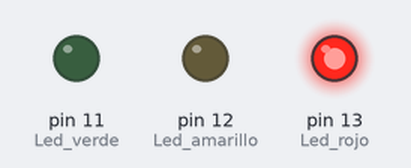
Recording of a sketch running on a simulated Arduino Uno, built with avr-gcc and run on an emulated ATmega328P. On the bench: output pins drawn as LEDs (lit = HIGH).

Above: at 0.2 s.
At 0.7 s:
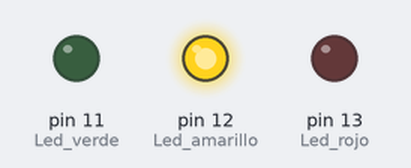
At 2.7 s:
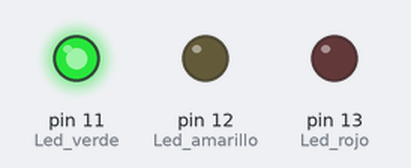
Timing chart, 0 to 3.5 s (numbered marks = the images above):
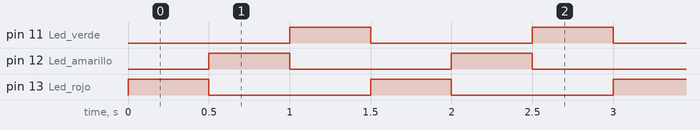

Measured:
- by itself, pin 11 (Led_verde), pin 12 (Led_amarillo), pin 13 (Led_rojo): alternates HIGH for 0.50 s and LOW for 1.0 s
- by itself, everything shown: repeats every 1.5 s, in 3 steps

The sketch:

E1.ino
```cpp
// C++ code
//
void setup()
{
  pinMode(13, OUTPUT); //Led rojo
  pinMode(12, OUTPUT);  //Led amarillo
  pinMode(11, OUTPUT); //Led verde


}

void loop()
{
  digitalWrite(13, HIGH);
  digitalWrite(12, LOW);
  digitalWrite(11, LOW);


  delay(500); // Wait for 500 millisecond(s)

  digitalWrite(13, LOW);
  digitalWrite(12, HIGH);
  digitalWrite(11, LOW);

  delay(500); // Wait for 500 millisecond(s)

  digitalWrite(13, LOW);
  digitalWrite(12, LOW);
  digitalWrite(11, HIGH);

  delay(500); // Wait for 500 millisecond(s)
}
```
